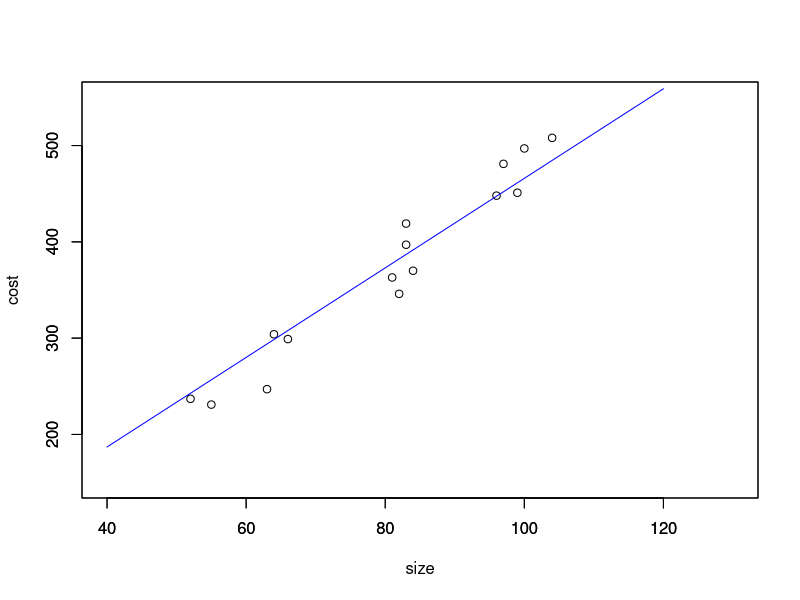

Write R code to recreate this figure.
#!/usr/bin/Rscript

get_gradient <- function(x,y,theta0,theta1) {
    m = length(x)
    s = matrix(0,2,1)
    for (i in 1:m) {
        s[1,1] = s[1,1] + theta0 + theta1 * x[i] - y[i]
        s[2,1] = s[2,1] + (theta0 + theta1 * x[i] - y[i]) * x[i]
    }
    return(1/m*s)
}

J <- function(x,y,theta0,theta1){
    m = length(x)
    s = 0
    for (i in 1:m){
        s = s + (theta0 + theta1 * x[i] - y[i])^2
    }
    return(1/(2*m)*s)
}

x = c(round(runif(15,min=50,max=105)))
noise <- rnorm(15,0,20)
y = c(round(4.5*x + 5 + noise))
#x = c(95,68,79,69,93,63,75,101,92,57,105,89,74,78,71)
#y = c(389,323,340,295,388,234,355,461,397,269,452,393,358,338,302)
print(x) #显示样本集-面积
print(y) #显示样本集-售价
alpha = 0.0001  #这个值相对较合适。尝试了多个值，更大的alpha可能会使J过大而不收敛，更小的alpha可能收敛过慢
theta = matrix(1, 2, 1)
for (i in 1:100) {
    gradient = get_gradient(x,y,theta[1,1],theta[2,1])
    theta = theta - alpha * gradient
}
print(theta) #打印参数结果
print(J(x,y,theta[1,1],theta[2,1])) #打印cost funciton的值，可以从该值看出是否收敛

xx <- 40:120
yy <- theta[1,1]+theta[2,1]*xx

#画图，将散点图和回归直线画在一起
plot(x,y,xlab='size',ylab='cost',xlim=c(40,130),ylim=c(150,550))
par(new=TRUE)
plot(xx,yy,type="l",col="blue",xlab='',ylab='',xlim=c(40,130),ylim=c(150,550))

